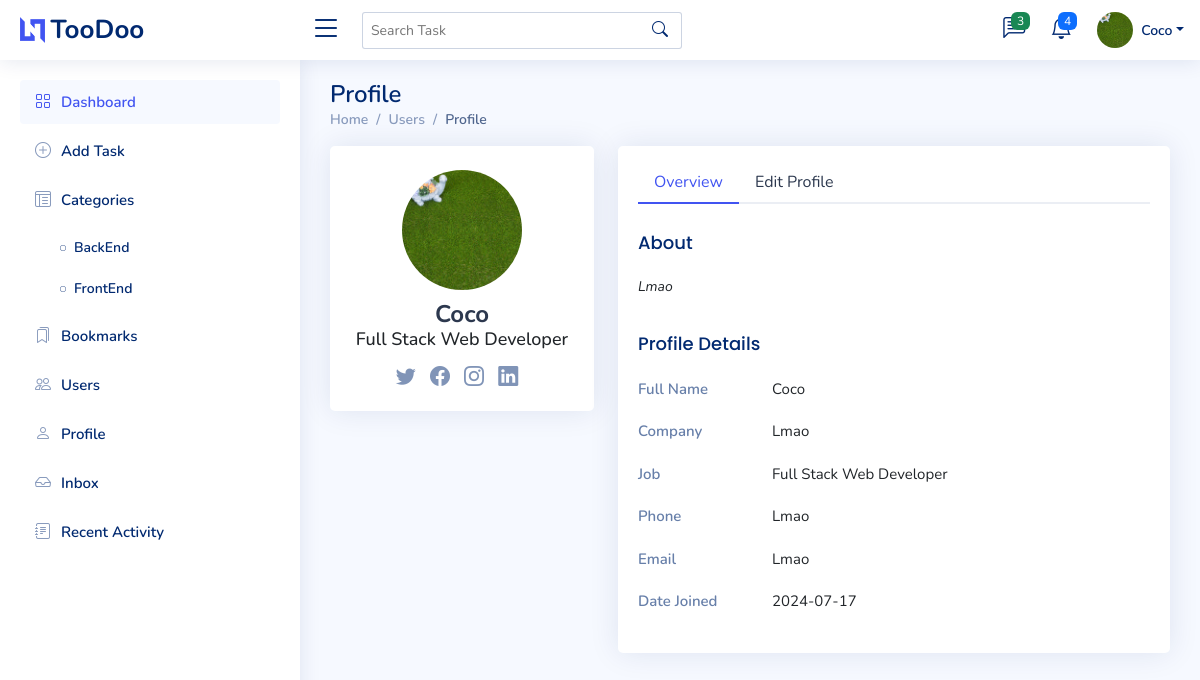
The app's page /members/edit_profile/ (signed in) with its own data.
### todo_project/models.py (models this page shows, shortened)
class Profile(models.Model):
    user = models.OneToOneField(User,null=True, on_delete=models.CASCADE)
    username = models.CharField(max_length=100, blank=True)
    email = models.CharField(max_length=100, blank=True)
    bio = models.TextField(blank=True)
    profile_pic = models.ImageField(null=True, blank=True, upload_to='profile_images/', default='profile_images/default-profile-pic.png')
    job_title = models.CharField(max_length=100, blank=True, null=True)
    phone = models.CharField(max_length=100, blank=True, null=True)
    company = models.CharField(max_length=100, blank=True, null=True)
    address = models.CharField(max_length=100, blank=True, null=True)
    x_profile = models.CharField(max_length=100, blank=True, null=True)
    instagram_profile = models.CharField(max_length=100, blank=True, null=True)
    linkedin_profile = models.CharField(max_length=100, blank=True, null=True)
    facebook_profile = models.CharField(max_length=100, blank=True, null=True)

class Category(models.Model):
    name = models.CharField(max_length=50)
    user = models.ForeignKey(User, on_delete=models.CASCADE)
    color = models.CharField(max_length=7, blank=True, default='#FFFFFF')

### members/views.py (the view)
# urls.py: path('edit_profile/',UserEditView.as_view(), name='edit_profile'),
class UserEditView(UpdateView):
    form_class = ProfilePageForm
    template_name = 'registration/edit_profile.html'
    success_url = reverse_lazy('edit_profile')
    def get_object(self):
        profile, created = Profile.objects.get_or_create(user=self.request.user)      #  study this
        return profile

### todo_project/context_processors.py (called while the page is built)
def profile_context(request):              # this pulls the template globally. Context processors are good to be used when you want to pull info to all templates. :d
    if request.user.is_authenticated:
        profile, created = Profile.objects.get_or_create(user=request.user)
        return {'profile': profile}
    return {}

def category_list(request):
    if request.user.is_authenticated:
        categories = Category.objects.all()
    else:
        categories = Category.objects.none()  # No categories for unauthenticated users
    return {'categories': categories}

def latest_conversations(request):
    if request.user.is_authenticated:
        conversations = Conversation.objects.filter(participants=request.user)
        return {
            'latest_conversations': conversations
        }
    return {}

### members/templates/registration/edit_profile.html (shortened to what this page needs)
{% extends 'base.html' %}
{% block content %}
<main id="main" class="main">
  <div class="pagetitle">
    <h1>Profile</h1>
    <nav>
      <ol class="breadcrumb">
        <li class="breadcrumb-item"><a href="{% url 'task_list' %}">Home</a></li>
        <li class="breadcrumb-item">Users</li>
        <li class="breadcrumb-item active">Profile</li>
      </ol>
    </nav>
  </div>
  <section class="section profile">
    <div class="row">
      <div class="col-xl-4">
        <div class="card">
          <div class="card-body profile-card pt-4 d-flex flex-column align-items-center">
            <img src="{{ profile.profile_pic.url }}" alt="Profile" class="rounded-circle">
            <h2>{{ profile.username }}</h2>
            <h3>{{ profile.job_title }}</h3>
            <div class="social-links mt-2">
              <a href="{{ profile.x_profile }}" class="twitter"><i class="bi bi-twitter"></i></a>
              <a href="{{ profile.facebook_profile }}" class="facebook"><i class="bi bi-facebook"></i></a>
              <a href="{{ profile.instagram_profile }}" class="instagram"><i class="bi bi-instagram"></i></a>
              <a href="{{ profile.linkedin_profile }}" class="linkedin"><i class="bi bi-linkedin"></i></a>
            </div>
          </div>
        </div>
      </div>
      <div class="col-xl-8">
        <div class="card">
          <div class="card-body pt-3">
            <ul class="nav nav-tabs nav-tabs-bordered">
              <li class="nav-item">
                <button class="nav-link active" data-bs-toggle="tab" data-bs-target="#profile-overview">Overview</button>
              </li>
              <li class="nav-item">
                <button class="nav-link" data-bs-toggle="tab" data-bs-target="#profile-edit">Edit Profile</button>
              </li>
            </ul>
            <div class="tab-content pt-2">
              <div class="tab-pane fade show active profile-overview" id="profile-overview">
                <h5 class="card-title">About</h5>
                <p class="small fst-italic">{{ profile.bio }}</p>
                <h5 class="card-title">Profile Details</h5>
                <div class="row">
                  <div class="col-lg-3 col-md-4 label ">Full Name</div>
                  <div class="col-lg-9 col-md-8">{{ profile.username }}</div>
                </div>
                <div class="row">
                  <div class="col-lg-3 col-md-4 label">Company</div>
                  <div class="col-lg-9 col-md-8">{{ profile.company }}</div>
                </div>
                <div class="row">
                  <div class="col-lg-3 col-md-4 label">Job</div>
                  <div class="col-lg-9 col-md-8">{{ profile.job_title }}</div>
                </div>
                <div class="row">
                  <div class="col-lg-3 col-md-4 label">Phone</div>
                  <div class="col-lg-9 col-md-8">{{ profile.phone }}</div>
                </div>
                <div class="row">
                  <div class="col-lg-3 col-md-4 label">Email</div>
                  <div class="col-lg-9 col-md-8">{{ profile.email }}</div>
                </div>
                <div class="row">
                  <div class="col-lg-3 col-md-4 label">Date Joined</div>
                  <div class="col-lg-9 col-md-8">{{ user.date_joined|date:"Y-m-d" }}</div>
                </div>
              </div>
            </div>
          </div>
        </div>
      </div>
    </div>
  </section>
</main>
{% endblock %}

### todo_project/templates/base.html (shortened to what this page needs)
{% load static %}
<!DOCTYPE html>
<html lang="en">
<head>
  <link href="{% static 'vendor/bootstrap/css/bootstrap.min.css' %}" rel="stylesheet">
  <link href="{% static 'vendor/bootstrap-icons/bootstrap-icons.css' %}" rel="stylesheet">
  <link href="{% static 'vendor/boxicons/css/boxicons.min.css' %}" rel="stylesheet">
  <link href="{% static 'vendor/remixicon/remixicon.css' %}" rel="stylesheet">
  <link href="{% static 'vendor/simple-datatables/style.css' %}" rel="stylesheet">
  <link href="https://cdnjs.cloudflare.com/ajax/libs/font-awesome/6.4.0/css/all.min.css" rel="stylesheet">
  <link href="{% static 'vendor/tinymce/tinymce.min.js' %}" rel="stylesheet">
  <link href="{% static 'css/style.css' %}" rel="stylesheet">
</head>
<body>
  <header id="header" class="header fixed-top d-flex align-items-center">
    <div class="d-flex align-items-center justify-content-between">
      <a href="{% url 'task_list' %}" class="logo d-flex align-items-center">
        <img src="assets/img/logo.png" alt="">
        <span class="d-none d-lg-block">TooDoo</span>
      </a>
      <i class="bi bi-list toggle-sidebar-btn"></i>
    </div>
    <div class="search-bar">
      <form class="search-form d-flex align-items-center" role="search" method="get" action="{% url 'search_task' %}">
        <input type="text" placeholder="Search Task" aria-label="Search" name="q" value="{{ request.GET.q }}">
        <button type="submit" title="Search"><i class="bi bi-search"></i></button>
      </form>
    </div>
    <nav class="header-nav ms-auto">
      <ul class="d-flex align-items-center">
        <li class="nav-item dropdown">
          <a class="nav-link nav-icon" href="#" data-bs-toggle="dropdown">
            <i class="bi bi-chat-left-text"></i>
            <span class="badge bg-success badge-number">{{ latest_conversations|length }}</span>
          </a>
        </li>
        <li class="nav-item dropdown">
          <a class="nav-link nav-icon" href="#" data-bs-toggle="dropdown">
            <i class="bi bi-bell"></i>
            <span class="badge bg-primary badge-number">4</span>
          </a>
        </li>
        <li class="nav-item dropdown pe-3">
          <a class="nav-link nav-profile d-flex align-items-center pe-0" href="#" data-bs-toggle="dropdown">
            <img src="{{ profile.profile_pic.url }}" alt="Profile" class="rounded-circle">
            <span class="d-none d-md-block dropdown-toggle ps-2">{{ profile.username }}</span>
          </a>
        </li>
      </ul>
    </nav>
  </header>
  <aside id="sidebar" class="sidebar">
    <ul class="sidebar-nav" id="sidebar-nav">
      <li class="nav-item">
        <a class="nav-link" href="{% url 'task_list' %}">
          <i class="bi bi-grid"></i>
          <span>Dashboard</span>
        </a>
      </li>
      <li class="nav-item">
        <a class="nav-link collapsed" href="{% url 'create_task' %}">
          <i class="bi bi-plus-circle"></i>
          <span>Add Task</span>
        </a>
      </li>
      <li class="nav">
        <li class="nav-item">
          <a class="nav-link collapsed" href="{% url 'category_list' %}">
            <i class="bi bi-layout-text-window-reverse"></i><span>Categories</span>
          </a>
          <ul class="nav-content">
            {% for category in categories %}
              <li>
                <a href="{% url 'tasks_by_category' category.id %}">
                  <i class="bi bi-circle"></i><span>{{ category.name }}</span>
                </a>
              </li>
            {% endfor %}
          </ul>
        </li>
      </li>
      <li class="nav-item">
        <a class="nav-link collapsed" href="{% url 'bookmark_list' %}">
          <i class="bi bi-bookmarks"></i>
          <span>Bookmarks</span>
        </a>
      </li>
      <li class="nav-item">
        <a class="nav-link collapsed" href="{% url 'user_list' %}">
          <i class="bi bi-people"></i>
          <span>Users</span>
        </a>
      </li>
      <li class="nav-item">
        <a class="nav-link collapsed" href="{% url 'edit_profile' %}">
          <i class="bi bi-person"></i>
          <span>Profile</span>
        </a>
      </li>
      <li class="nav-item">
        <a class="nav-link collapsed" href="{% url 'inbox' %}">
          <i class="bi bi-inbox"></i>
          <span>Inbox</span>
        </a>
      </li>
      <li class="nav-item">
        <a class="nav-link collapsed" href="{% url 'recent_activity' %}">
          <i class="bi bi-journal-text"></i>
          <span>Recent Activity</span>
        </a>
      </li>
    </ul>
  </aside>
  {% block content %}
  {% endblock %}
</body>
</html>

### static/css/style.css (style rules this page uses)
:root { scroll-behavior: smooth; }
body { font-family: "Nunito", sans-serif; background: #f6f9ff; color: #444444; }
a { color: #4154f1; text-decoration: none; }
h1, h2, h3, h4, h5, h6 { font-family: "Nunito", sans-serif; }
#main { margin-top: 60px; padding: 20px 30px; transition: all 0.3s; }
.pagetitle { margin-bottom: 10px; }
.pagetitle h1 { font-size: 24px; margin-bottom: 0; font-weight: 600; color: #012970; }
.card { margin-bottom: 30px; border: none; border-radius: 5px; box-shadow: 0px 0 30px rgba(1, 41, 112, 0.1); }
.card-title { padding: 20px 0 15px 0; font-size: 18px; font-weight: 500; color: #012970; font-family: "Poppins", sans-serif; }
.card-body { padding: 0 20px 20px 20px; }
.breadcrumb { font-size: 14px; font-family: "Nunito", sans-serif; color: #899bbd; font-weight: 600; }
.breadcrumb a { color: #899bbd; transition: 0.3s; }
.breadcrumb .breadcrumb-item::before { color: #899bbd; }
.breadcrumb .active { color: #51678f; font-weight: 600; }
.nav-tabs-bordered { border-bottom: 2px solid #ebeef4; }
.nav-tabs-bordered .nav-link { margin-bottom: -2px; border: none; color: #2c384e; }
.nav-tabs-bordered .nav-link.active { background-color: #fff; color: #4154f1; border-bottom: 2px solid #4154f1; }
.logo { line-height: 1; }
@media (min-width: 1200px) { .logo { width: 280px; } }
.logo img { max-height: 26px; margin-right: 6px; }
.logo span { font-size: 26px; font-weight: 700; color: #012970; font-family: "Nunito", sans-serif; }
.header { transition: all 0.5s; z-index: 997; height: 60px; box-shadow: 0px 2px 20px rgba(1, 41, 112, 0.1); background-color: #fff; padding-left: 20px; }
.header .toggle-sidebar-btn { font-size: 32px; padding-left: 10px; cursor: pointer; color: #012970; }
.header .search-bar { min-width: 360px; padding: 0 20px; }
.header .search-form { width: 100%; }
.header .search-form input { border: 0; font-size: 14px; color: #012970; border: 1px solid rgba(1, 41, 112, 0.2); padding: 7px 38px 7px 8px; border-radius: 3px; transition: 0.3s; width: 100%; }
.header .search-form button { border: 0; padding: 0; margin-left: -30px; background: none; }
.header .search-form button i { color: #012970; }
.header-nav ul { list-style: none; }
.header-nav>ul { margin: 0; padding: 0; }
.header-nav .nav-icon { font-size: 22px; color: #012970; margin-right: 25px; position: relative; }
.header-nav .nav-profile { color: #012970; }
.header-nav .nav-profile img { max-height: 36px; }
.header-nav .nav-profile span { font-size: 14px; font-weight: 600; }
.header-nav .badge-number { position: absolute; inset: -2px -5px auto auto; font-weight: normal; font-size: 12px; padding: 3px 6px; }
.sidebar { position: fixed; top: 60px; left: 0; bottom: 0; width: 300px; z-index: 996; transition: all 0.3s; padding: 20px; overflow-y: auto; scrollbar-width: thin; scrollbar-color: #aab7cf transparent; box-shadow: 0px 0px 20px rgba(1, 41, 112, 0.1); background-color: #fff; }
@media (min-width: 1200px) { #main, #footer { margin-left: 300px; } }
.sidebar-nav { padding: 0; margin: 0; list-style: none; }
.sidebar-nav li { padding: 0; margin: 0; list-style: none; }
.sidebar-nav .nav-item { margin-bottom: 5px; }
.sidebar-nav .nav-link { display: flex; align-items: center; font-size: 15px; font-weight: 600; color: #4154f1; transition: 0.3; background: #f6f9ff; padding: 10px 15px; border-radius: 4px; }
.sidebar-nav .nav-link i { font-size: 16px; margin-right: 10px; color: #4154f1; }
.sidebar-nav .nav-link.collapsed { color: #012970; background: #fff; }
.sidebar-nav .nav-link.collapsed i { color: #899bbd; }
.sidebar-nav .nav-content { padding: 5px 0 0 0; margin: 0; list-style: none; }
.sidebar-nav .nav-content a { display: flex; align-items: center; font-size: 14px; font-weight: 600; color: #012970; transition: 0.3; padding: 10px 0 10px 40px; transition: 0.3s; }
.sidebar-nav .nav-content a i { font-size: 6px; margin-right: 8px; line-height: 0; border-radius: 50%; }
.profile .profile-card img { max-width: 120px; }
.profile .profile-card h2 { font-size: 24px; font-weight: 700; color: #2c384e; margin: 10px 0 0 0; }
.profile .profile-card h3 { font-size: 18px; }
.profile .profile-card .social-links a { font-size: 20px; display: inline-block; color: rgba(1, 41, 112, 0.5); line-height: 0; margin-right: 10px; transition: 0.3s; }
.profile .profile-overview .row { margin-bottom: 20px; font-size: 15px; }
.profile .profile-overview .card-title { color: #012970; }
.profile .profile-overview .label { font-weight: 600; color: rgba(1, 41, 112, 0.6); }

### records on screen
Profile: profile_pic (picture), username "Coco", job_title "Full Stack Web Developer", bio "Lmao", company "Lmao", phone "Lmao", email "Lmao"
Category: name "BackEnd"
Category: name "FrontEnd"

### other values on screen
{{ latest_conversations|length }} "3"
{{ user.date_joined|date:"Y-m-d" }} "2024-07-17"
